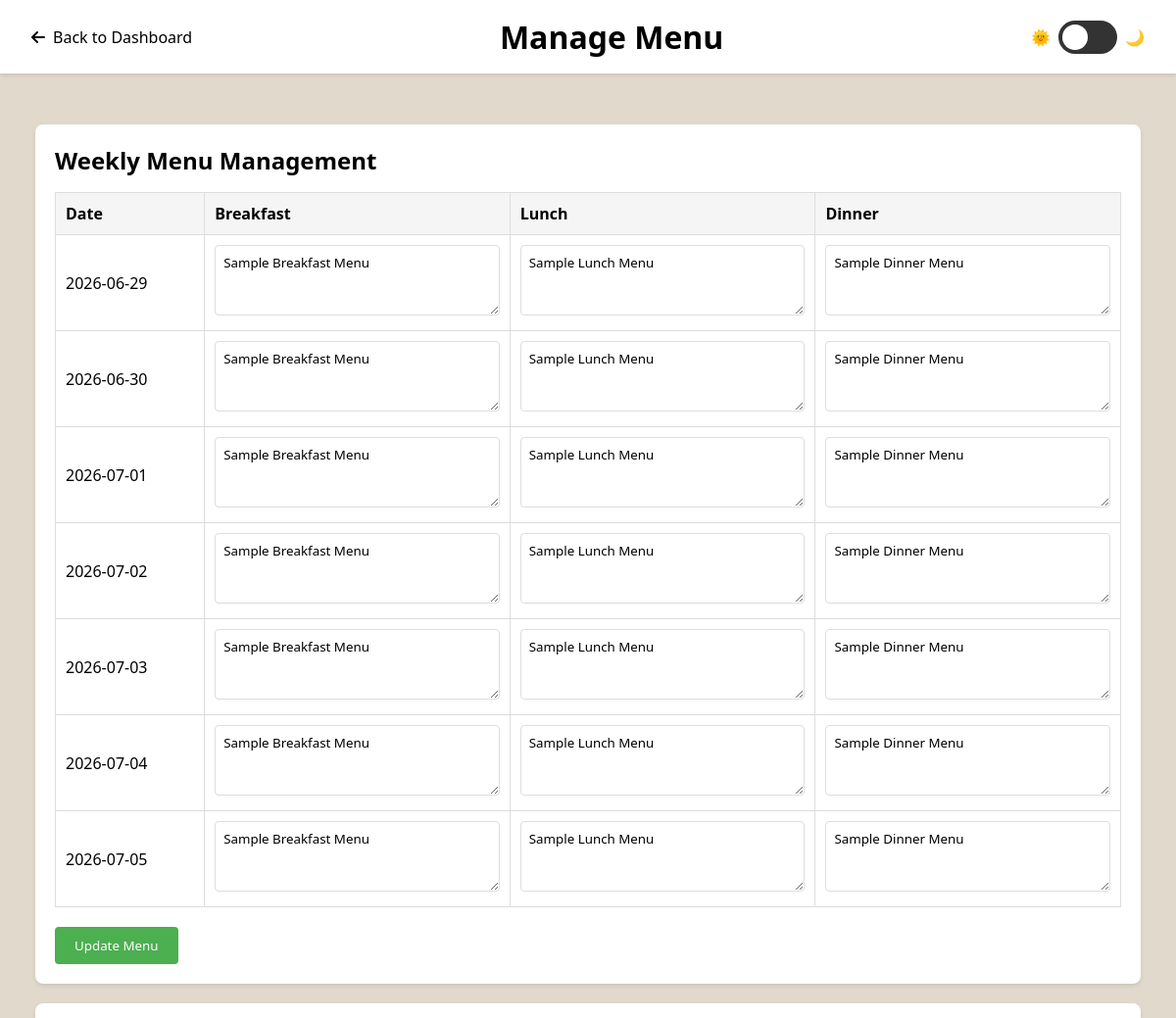
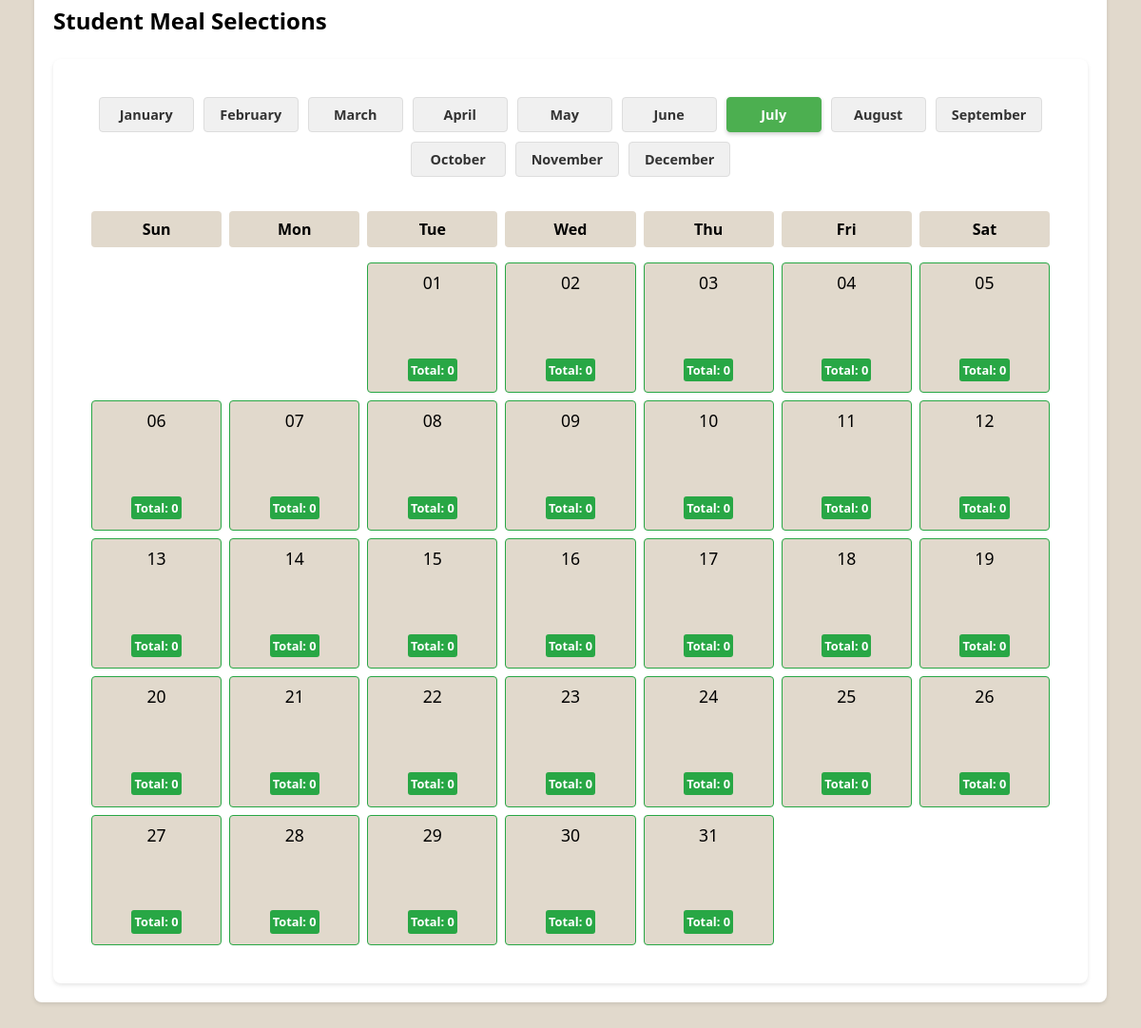
/manage-menu (signed in), run on the app's committed database (2 pictures, top to bottom).
### app.py (models this page shows, shortened)
class WeeklyMenu(db.Model):
    __tablename__ = 'weeklymenu'
    MenuID = db.Column(db.Integer, primary_key=True)
    Date = db.Column(db.Date, nullable=False)
    Breakfast = db.Column(db.String(255))
    Lunch = db.Column(db.String(255))
    Dinner = db.Column(db.String(255))

### app.py (the view, shortened to what this page needs)
@app.route('/manage-menu', methods=['GET', 'POST'])
def manage_menu():
    if 'admin_id' not in session:
        return redirect(url_for('admin'))
    current_date = datetime.now().date()
    start_of_week = current_date - timedelta(days=current_date.weekday())
    end_of_week = start_of_week + timedelta(days=6)
    weekly_menu = WeeklyMenu.query.filter(
        WeeklyMenu.Date >= start_of_week,
        WeeklyMenu.Date <= end_of_week
    ).order_by(WeeklyMenu.Date).all()
    menu_by_date = {menu.Date: menu for menu in weekly_menu}
    menu_list = []
    current_date_iter = start_of_week
    while current_date_iter <= end_of_week:
        menu = menu_by_date.get(current_date_iter)
        menu_list.append(menu)
        current_date_iter += timedelta(days=1)
    requested_month = request.args.get('month', '').lower()
    month_mapping = {
        'january': 1, 'february': 2, 'march': 3, 'april': 4,
        'may': 5, 'june': 6, 'july': 7, 'august': 8,
        'september': 9, 'october': 10, 'november': 11, 'december': 12
    }
    current_month = month_mapping.get(requested_month, current_date.month)
    year = 2025
    first_day = datetime(year, current_month, 1).date()
    if current_month == 12:
        last_day = datetime(year, 12, 31).date()
    else:
        last_day = datetime(year, current_month + 1, 1).date() - timedelta(days=1)
    monthly_menu = WeeklyMenu.query.filter(
        WeeklyMenu.Date >= first_day,
        WeeklyMenu.Date <= last_day
    ).order_by(WeeklyMenu.Date).all()
    monthly_dates = {menu.Date for menu in monthly_menu}
    current_date = first_day
    while current_date <= last_day:
        if current_date not in monthly_dates:
            menu = WeeklyMenu(
                Date=current_date,
                Breakfast='',
                Lunch='',
                Dinner=''
            )
            db.session.add(menu)
            monthly_menu.append(menu)
        current_date += timedelta(days=1)
    monthly_menu.sort(key=lambda x: x.Date)
    meal_selections = {}
    current_date = first_day
    while current_date <= last_day:
        date_str = current_date.strftime('%Y-%m-%d')
        meal_selections[date_str] = {
            'breakfast': {'count': '0', 'students': []},
            'lunch': {'count': '0', 'students': []},
            'dinner': {'count': '0', 'students': []}
        }
        selections = MealSelection.query.filter(
            MealSelection.Date == current_date
        ).all()
        current_date += timedelta(days=1)
    weekly_menu_data = []
    for menu in menu_list:
        weekly_menu_data.append({
            'date': menu.Date.strftime('%Y-%m-%d'),
            'breakfast': menu.Breakfast or '',
            'lunch': menu.Lunch or '',
            'dinner': menu.Dinner or ''
        })
    monthly_menu_data = []
    for menu in monthly_menu:
        monthly_menu_data.append({
            'date': menu.Date.strftime('%Y-%m-%d'),
            'breakfast': menu.Breakfast or '',
            'lunch': menu.Lunch or '',
            'dinner': menu.Dinner or ''
        })
    return render_template('manage-menu.html',
                         weekly_menu=weekly_menu_data,
                         monthly_menu=monthly_menu_data,
                         meal_selections=meal_selections,
                         current_month=current_month)

### templates/manage-menu.html (shortened to what this page needs)
<!DOCTYPE html>
<html lang="en" data-theme="light">
<head>
    <link rel="stylesheet" href="https://cdnjs.cloudflare.com/ajax/libs/font-awesome/6.0.0/css/all.min.css">
</head>
<body>
    <header class="header">
        <div class="header-section">
            <a href="alogin.html" class="back-button">
                <i class="fas fa-arrow-left"></i>
                Back to Dashboard
            </a>
        </div>
        <h1>Manage Menu</h1>
        <div class="theme-switch-wrapper">
            <span style="color: var(--text-secondary)">🌞</span>
            <label class="switch">
                <span class="slider"></span>
            </label>
            <span style="color: var(--text-secondary)">🌙</span>
        </div>
    </header>
    <div class="container">
        <div class="weekly-menu-section">
            <h2>Weekly Menu Management</h2>
            <form method="POST" action="{{ url_for('manage_menu') }}">
                <table class="menu-table">
                    <thead>
                        <tr>
                            <th style="color: #000000;">Date</th>
                            <th style="color: #000000;">Breakfast</th>
                            <th style="color: #000000;">Lunch</th>
                            <th style="color: #000000;">Dinner</th>
                        </tr>
                    </thead>
                    <tbody>
                        {% for menu in weekly_menu %}
                        <tr>
                            <td>{{ menu.date }}</td>
                            <td>
                                <textarea name="breakfast_{{ menu.date }}" rows="3">{{ menu.breakfast }}</textarea>
                            </td>
                            <td>
                                <textarea name="lunch_{{ menu.date }}" rows="3">{{ menu.lunch }}</textarea>
                            </td>
                            <td>
                                <textarea name="dinner_{{ menu.date }}" rows="3">{{ menu.dinner }}</textarea>
                            </td>
                        </tr>
                        {% endfor %}
                    </tbody>
                </table>
                <button type="submit" class="submit-btn">Update Menu</button>
            </form>
        </div>
        <div class="student-selections-section">
            <h2>Student Meal Selections</h2>
            <div class="calendar-container">
                <div class="month-navigation">
                    {% set months = ['January', 'February', 'March', 'April', 'May', 'June', 'July', 'August', 'September', 'October', 'November', 'December'] %}
                    {% for month in months %}
                        <a href="{{ url_for('manage_menu', month=month.lower()) }}"
                           class="month-btn {% if loop.index == current_month %}active{% endif %}">
                            {{ month }}
                        </a>
                    {% endfor %}
                </div>
                <div class="calendar-grid">
                    <div class="weekdays">
                        <div>Sun</div>
                        <div>Mon</div>
                        <div>Tue</div>
                        <div>Wed</div>
                        <div>Thu</div>
                        <div>Fri</div>
                        <div>Sat</div>
                    </div>
                    <div class="days">
                        {% set first_date = monthly_menu[0].date %}
                        {% set weekday = namespace(value=0) %}
                        {% set temp_date = first_date.split('-') %}
                        {% set y = temp_date[0]|int %}
                        {% set m = temp_date[1]|int %}
                        {% set d = temp_date[2]|int %}
                        {% set a = (14 - m) // 12 %}
                        {% set y = y - a %}
                        {% set m = m + 12 * a - 2 %}
                        {% set weekday.value = (d + y + y//4 - y//100 + y//400 + (31*m)//12) % 7 %}
                        {% for _ in range(weekday.value) %}
                            <div class="day empty"></div>
                        {% endfor %}
                        {% for menu in monthly_menu %}
                            {% set date_str = menu.date %}
                            {% set has_selections = date_str in meal_selections %}
                            {% set unique_students = [] %}
                            {% if has_selections %}
                                {% if meal_selections[date_str]['breakfast']['count'] == '1' %}
                                    {% for student in meal_selections[date_str]['breakfast']['students'] %}
                                        {% if student.regno not in unique_students %}
                                            {% set _ = unique_students.append(student.regno) %}
                                        {% endif %}
                                    {% endfor %}
                                {% endif %}
                                {% if meal_selections[date_str]['lunch']['count'] == '1' %}
                                    {% for student in meal_selections[date_str]['lunch']['students'] %}
                                        {% if student.regno not in unique_students %}
                                            {% set _ = unique_students.append(student.regno) %}
                                        {% endif %}
                                    {% endfor %}
                                {% endif %}
                                {% if meal_selections[date_str]['dinner']['count'] == '1' %}
                                    {% for student in meal_selections[date_str]['dinner']['students'] %}
                                        {% if student.regno not in unique_students %}
                                            {% set _ = unique_students.append(student.regno) %}
                                        {% endif %}
                                    {% endfor %}
                                {% endif %}
                            {% endif %}
                            <div class="day {% if has_selections %}has-selections{% endif %}"
                                 onclick="showSelections('{{ date_str }}')">
                                <span class="day-number">{{ date_str.split('-')[2] }}</span>
                                {% if has_selections %}
                                    <div class="selection-counts">
                                        <div class="total-count">Total: {{ unique_students|length }}</div>
                                    </div>
                                {% endif %}
                            </div>
                        {% endfor %}
                        {% set last_date = monthly_menu[-1].date %}
                        {% set temp_date = last_date.split('-') %}
                        {% set y = temp_date[0]|int %}
                        {% set m = temp_date[1]|int %}
                        {% set d = temp_date[2]|int %}
                        {% set a = (14 - m) // 12 %}
                        {% set y = y - a %}
                        {% set m = m + 12 * a - 2 %}
                        {% set last_weekday = (d + y + y//4 - y//100 + y//400 + (31*m)//12) % 7 %}
                        {% for _ in range(6 - last_weekday) %}
                            <div class="day empty"></div>
                        {% endfor %}
                    </div>
                    </div>
                </div>
        </div>
    </div>
</body>
</html>

### data on the page
WeeklyMenu: date "2026-06-29", breakfast "Sample Breakfast Menu", lunch "Sample Lunch Menu", dinner "Sample Dinner Menu"
WeeklyMenu: date "2026-06-30", breakfast "Sample Breakfast Menu", lunch "Sample Lunch Menu", dinner "Sample Dinner Menu"
WeeklyMenu: date "2026-07-01", breakfast "Sample Breakfast Menu", lunch "Sample Lunch Menu", dinner "Sample Dinner Menu"
WeeklyMenu: date "2026-07-02", breakfast "Sample Breakfast Menu", lunch "Sample Lunch Menu", dinner "Sample Dinner Menu"
WeeklyMenu: date "2026-07-03", breakfast "Sample Breakfast Menu", lunch "Sample Lunch Menu", dinner "Sample Dinner Menu"
WeeklyMenu: date "2026-07-04", breakfast "Sample Breakfast Menu", lunch "Sample Lunch Menu", dinner "Sample Dinner Menu"
WeeklyMenu: date "2026-07-05", breakfast "Sample Breakfast Menu", lunch "Sample Lunch Menu", dinner "Sample Dinner Menu"

### other printed values
{{ month }} "January" "February" "March" "April" "May" "June" "July" "August" "September" "October" "November" "December"
{{ date_str.split('-')[2] }} "01" "02" "03" "04" "05" "06" "07" "08" "09" "10" "11" "12" "13" "14" "15" "16" "17" "18" "19" "20" "21" "22" "23" "24" "25" "26" "27" "28" "29" "30" "31"
{{ unique_students|length }} "0" "0" "0" "0" "0" "0" "0" "0" "0" "0" "0" "0" "0" "0" "0" "0" "0" "0" "0" "0" "0" "0" "0" "0" "0" "0" "0" "0" "0" "0" "0"
